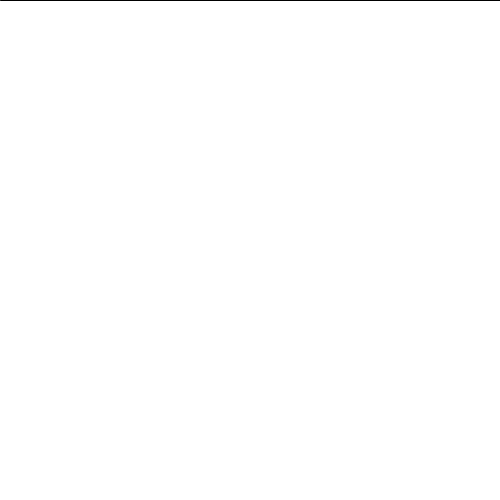
Frame 1 (no input)
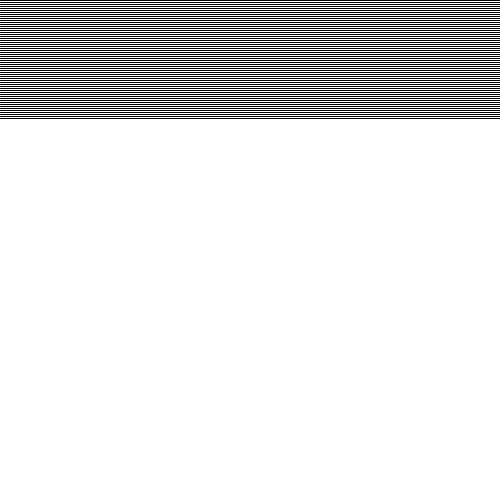
Frame 60 (the mouse pressed at the canvas centre just before this capture)
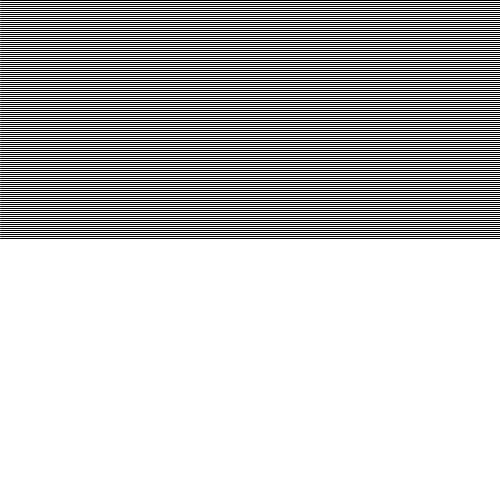
Frame 120 (the mouse held since frame 60 and released just before this capture)

The Processing sketch that drew these frames (run headless with seeded random() and noise(); from frame 60 on, the mouse is pressed at the canvas centre):

// Processing sketch: Aufgabe_2_a
// ── Aufgabe_2_a.pde
int x=0;
int y=0;
int abstand=2;
int a=500;


void setup(){
  size(500, 500);
  background(255,255,255);
}
void draw(){
   
    line(x, y, a, y);
    y=y+abstand;
  
}
